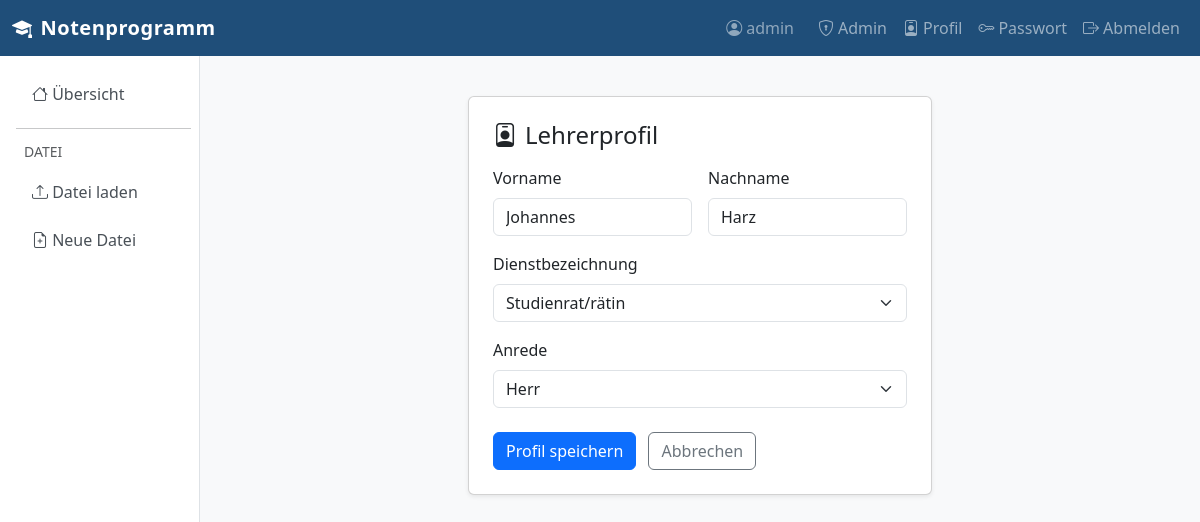
The page /auth/profil (signed in) on the database its author committed.
### app/models.py (models this page shows, shortened)
class User(UserMixin, db.Model):
    __tablename__ = "users"
    id = db.Column(db.Integer, primary_key=True)
    username = db.Column(db.String(64), unique=True, nullable=False, index=True)
    email = db.Column(db.String(120), unique=True, nullable=False, index=True)
    password_hash = db.Column(db.String(256), nullable=False)
    is_approved = db.Column(db.Boolean, default=False, nullable=False)
    is_admin = db.Column(db.Boolean, default=False, nullable=False)
    created_at = db.Column(db.DateTime, default=lambda: datetime.now(timezone.utc))
    last_login = db.Column(db.DateTime, nullable=True)
    lehrer_vorname = db.Column(db.String(64), nullable=True)
    lehrer_nachname = db.Column(db.String(64), nullable=True)
    dienstbezeichnung = db.Column(db.String(64), nullable=True)
    anrede = db.Column(db.String(10), nullable=True)

### app/auth/routes.py (the view, shortened to what this page needs)
@auth_bp.route("/profil", methods=["GET", "POST"])
@login_required
def profil():
    form = LehrerProfilForm(
        lehrer_vorname=current_user.lehrer_vorname or "",
        lehrer_nachname=current_user.lehrer_nachname or "",
        dienstbezeichnung=current_user.dienstbezeichnung or "",
        anrede=current_user.anrede or "keine",
    )
    return render_template("auth/profil.html", form=form)

### app/auth/forms.py
class LehrerProfilForm(FlaskForm):
    lehrer_vorname = StringField("Vorname", validators=[Optional(), Length(max=64)])
    lehrer_nachname = StringField("Nachname", validators=[Optional(), Length(max=64)])
    dienstbezeichnung = SelectField(
        "Dienstbezeichnung",
        choices=DIENSTBEZEICHNUNGEN,
        validators=[Optional()],
    )
    anrede = SelectField(
        "Anrede",
        choices=ANREDEN,
        validators=[Optional()],
    )
    submit = SubmitField("Profil speichern")

### app/models.py (called while the page is built)
@login_manager.user_loader
def load_user(user_id: str):
    return db.session.get(User, int(user_id))

### app/templates/auth/profil.html (shortened to what this page needs)
{% extends "base.html" %}
{% block content %}
<div class="row justify-content-center mt-3">
  <div class="col-md-6">
    <div class="card shadow-sm">
      <div class="card-body p-4">
        <h4 class="card-title mb-3">
          <i class="bi bi-person-badge me-2"></i>Lehrerprofil
        </h4>
        <form method="post" novalidate>
          <div class="row g-3 mb-3">
            <div class="col-sm-6">
              {{ form.lehrer_vorname.label(class="form-label") }}
              {{ form.lehrer_vorname(class="form-control" + (" is-invalid" if form.lehrer_vorname.errors else ""),
                                     placeholder="Max") }}
            </div>
            <div class="col-sm-6">
              {{ form.lehrer_nachname.label(class="form-label") }}
              {{ form.lehrer_nachname(class="form-control" + (" is-invalid" if form.lehrer_nachname.errors else ""),
                                      placeholder="Mustermann") }}
            </div>
          </div>
          <div class="mb-3">
            {{ form.dienstbezeichnung.label(class="form-label") }}
            {{ form.dienstbezeichnung(class="form-select" + (" is-invalid" if form.dienstbezeichnung.errors else "")) }}
          </div>
          <div class="mb-4">
            {{ form.anrede.label(class="form-label") }}
            {{ form.anrede(class="form-select" + (" is-invalid" if form.anrede.errors else "")) }}
          </div>
          {{ form.submit(class="btn btn-primary") }}
          <a href="{{ url_for('grades.index') }}" class="btn btn-outline-secondary ms-2">Abbrechen</a>
        </form>
      </div>
    </div>
  </div>
</div>
{% endblock %}

### app/templates/base.html (shortened to what this page needs)
<!doctype html>
<html lang="de">
<head>
  <link rel="stylesheet" href="https://cdn.jsdelivr.net/npm/bootstrap@5.3.3/dist/css/bootstrap.min.css">
  <link rel="stylesheet" href="https://cdn.jsdelivr.net/npm/bootstrap-icons@1.11.3/font/bootstrap-icons.min.css">
</head>
<body>
<nav class="navbar navbar-expand-lg navbar-dark" style="background-color:#1f4e79;">
  <div class="container-fluid">
    <a class="navbar-brand" href="{{ url_for('grades.index') }}">
      <i class="bi bi-mortarboard-fill me-2"></i>Notenprogramm
    </a>
    <div class="collapse navbar-collapse" id="navMain">
      <ul class="navbar-nav ms-auto align-items-lg-center">
        {% if current_user.is_authenticated %}
          <li class="nav-item">
            <span class="navbar-text me-3 text-white-50">
              <i class="bi bi-person-circle me-1"></i>{{ current_user.username }}
            </span>
          </li>
          {% if current_user.is_admin %}
          <li class="nav-item">
            <a class="nav-link" href="{{ url_for('auth.admin_users') }}">
              <i class="bi bi-shield-lock me-1"></i>Admin
            </a>
          </li>
          {% endif %}
          <li class="nav-item">
            <a class="nav-link" href="{{ url_for('auth.profil') }}">
              <i class="bi bi-person-badge me-1"></i>Profil
            </a>
          </li>
          <li class="nav-item">
            <a class="nav-link" href="{{ url_for('auth.change_password') }}">
              <i class="bi bi-key me-1"></i>Passwort
            </a>
          </li>
          <li class="nav-item">
            <a class="nav-link" href="{{ url_for('auth.logout') }}">
              <i class="bi bi-box-arrow-right me-1"></i>Abmelden
            </a>
          </li>
        {% else %}
          <li class="nav-item">
            <a class="nav-link" href="{{ url_for('auth.login') }}">Anmelden</a>
          </li>
        {% endif %}
      </ul>
    </div>
  </div>
</nav>
<div class="container-fluid">
  <div class="row">
    {% if current_user.is_authenticated %}
    <nav class="col-md-2 d-none d-md-block sidebar py-3 ps-3 pe-2">
      <ul class="nav flex-column gap-1">
        <li class="nav-item">
          <a class="nav-link {% if request.endpoint == 'grades.index' %}active{% endif %}"
             href="{{ url_for('grades.index') }}">
            <i class="bi bi-house"></i> Übersicht
          </a>
        </li>
        <hr class="my-2">
        <li class="nav-item text-muted small px-2 mb-1">DATEI</li>
        <li class="nav-item">
          <a class="nav-link {% if request.endpoint == 'grades.upload' %}active{% endif %}"
             href="{{ url_for('grades.upload') }}">
            <i class="bi bi-upload"></i> Datei laden
          </a>
        </li>
        <li class="nav-item">
          <a class="nav-link" href="{{ url_for('grades.new_file') }}"
             onclick="return confirm('Neue leere Datei erstellen? Ungespeicherte Daten gehen verloren.')">
            <i class="bi bi-file-earmark-plus"></i> Neue Datei
          </a>
        </li>
      </ul>
    </nav>
    <main class="col-md-10 content-area py-4 px-4">
    {% else %}
    <main class="col-12 content-area py-4 px-4">
    {% endif %}
      {% block content %}{% endblock %}
    </main>
  </div>
</div>
</body>
</html>

### app/templates/base.html (style rules this page uses)
body { background-color: #f8f9fa; }
.navbar-brand { font-weight: 700; letter-spacing: .5px; }
.sidebar { min-height: calc(100vh - 56px); border-right: 1px solid #dee2e6; background: #fff; }
.sidebar .nav-link { color: #495057; border-radius: .375rem; margin: 2px 0; }
.sidebar .nav-link i { width: 1.4em; }
.content-area { min-height: calc(100vh - 56px); }

### rows shown on the page
User: username "admin", lehrer_vorname "Johannes", lehrer_nachname "Harz", dienstbezeichnung "Studienrat/rätin", anrede "Herr"
